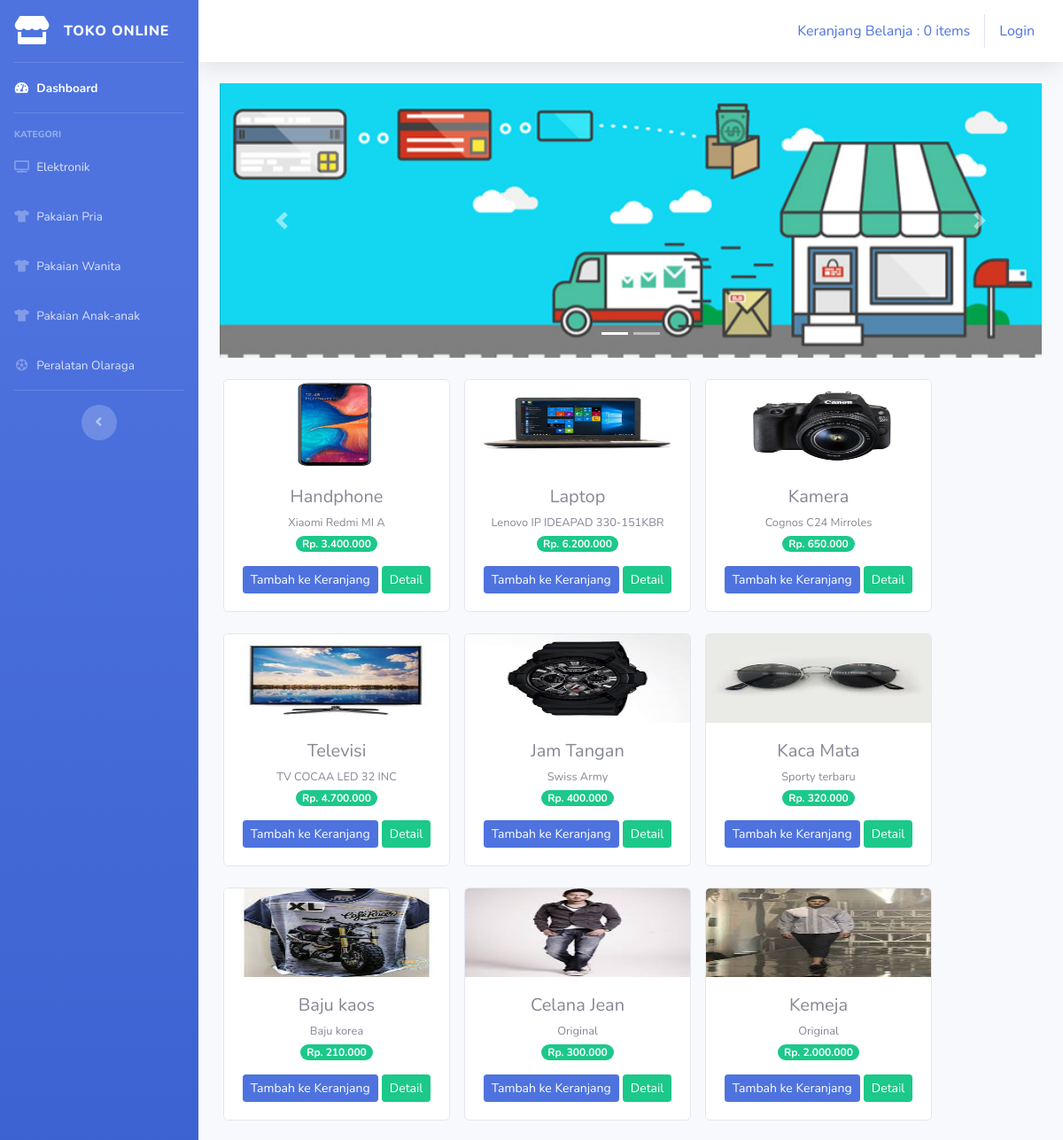
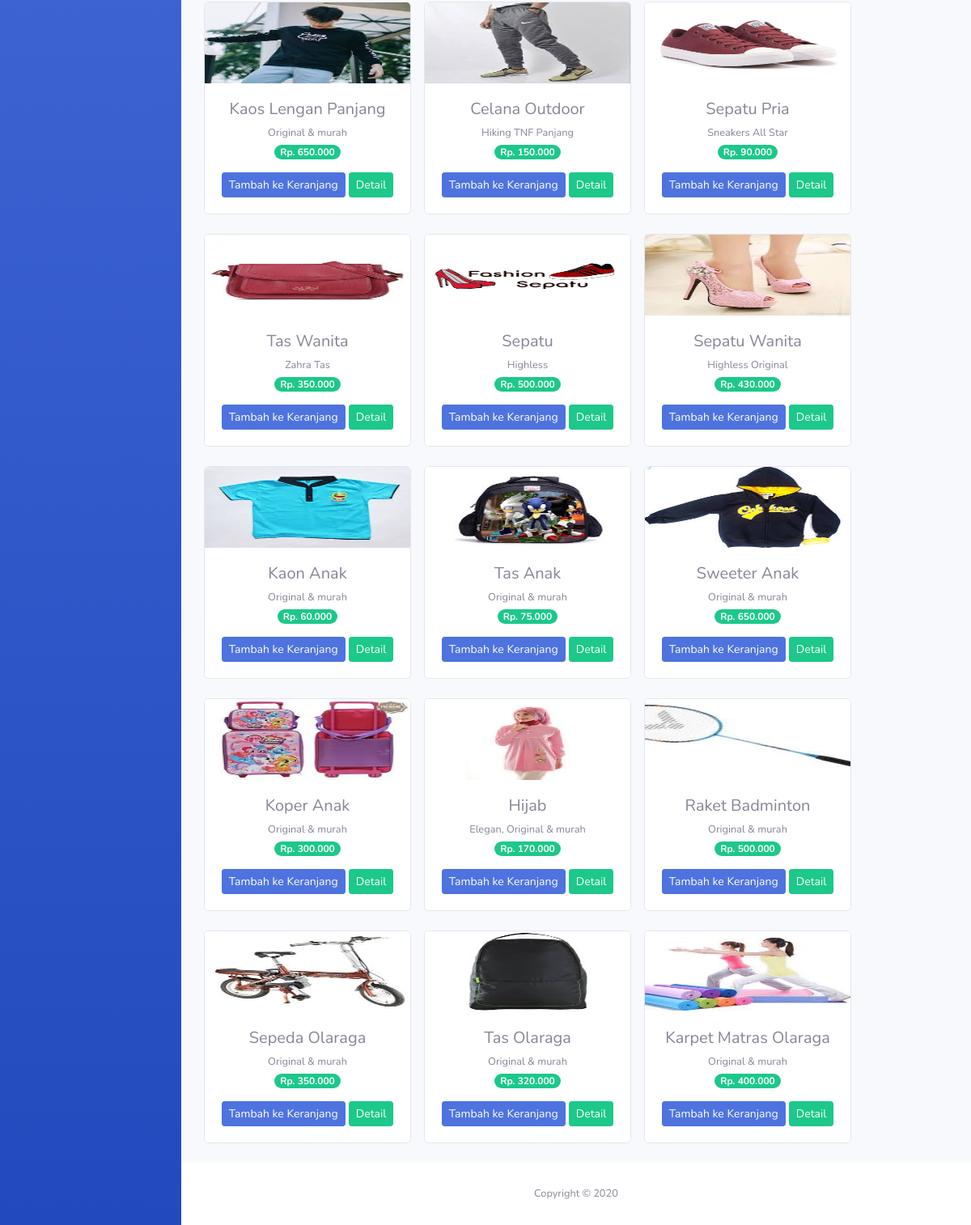
The page / on the database its author committed (2 pictures, top to bottom).
### tables this page shows
CREATE TABLE `tb_barang` (
  `id_brg` int(11) NOT NULL,
  `nama_brg` varchar(70) NOT NULL,
  `keterangan` varchar(200) NOT NULL,
  `kategori` varchar(50) NOT NULL,
  `harga` int(11) NOT NULL,
  `stok` int(4) NOT NULL,
  `gambar` text NOT NULL
);

### application/controllers/Welcome.php (called while the page is built, shortened)
<?php
class Welcome extends CI_Controller {
	public function index()
	{
        $data['barang'] = $this->model_barang->tampil_data()->result();
        $this->load->view('templates/header');
        $this->load->view('templates/sidebar');
        $this->load->view('dashboard', $data);
        $this->load->view('templates/footer');
    }
}

### index.php (called while the page is built, shortened)
<?php
require_once BASEPATH.'core/CodeIgniter.php';

### application/models/model_barang.php (called while the page is built, shortened)
<?php
class Model_barang extends CI_Model {
    public function tampil_data()
    {
        return $this->db->get('tb_barang');
    }
}

### application/views/dashboard.php (the view, shortened to what this page needs)
<div class="container-fluid">
    <div id="carouselExampleIndicators" class="carousel slide" data-ride="carousel">
    <ol class="carousel-indicators">
        <li data-target="#carouselExampleIndicators" data-slide-to="0" class="active"></li>
        <li data-target="#carouselExampleIndicators" data-slide-to="1"></li>
    </ol>
    <div class="carousel-inner">
        <div class="carousel-item active">
        <img src="<?= base_url('assets/img/slider/slider1.jpg'); ?>" class="d-block w-100" alt="...">
        </div>
    </div>
    <a class="carousel-control-prev" href="#carouselExampleIndicators" role="button" data-slide="prev">
        <span class="carousel-control-prev-icon" aria-hidden="true"></span>
    </a>
    <a class="carousel-control-next" href="#carouselExampleIndicators" role="button" data-slide="next">
        <span class="carousel-control-next-icon" aria-hidden="true"></span>
    </a>
    </div>
    <div class="row text-center mt-4">
        <?php foreach ($barang as $brg) :?>
            <div class="card ml-3 mb-4" style="width: 16rem;">
                <img src="<?= base_url().'assets/img/'.$brg->gambar ?>" class="card-img-top" width="50px" height="100px">
                <div class="card-body">
                    <h5 class="card-title mb-1"><?= $brg->nama_brg ?></h5>
                    <small><?= $brg->keterangan ?></small><br>
                    <span class="badge badge-pill badge-success mb-3">Rp. <?= number_format($brg->harga, 0, ',','.'); ?></span>
                    <?= anchor('dashboard/tambah_ke_keranjang/'.$brg->id_brg, '<div class="btn btn-sm btn-primary">Tambah ke Keranjang</div>'); ?>
                    <?= anchor('dashboard/detail/'.$brg->id_brg, '<div class="btn btn-sm btn-success">Detail</div>'); ?>
                </div>
                </div>
        <?php endforeach; ?>
    </div>
</div>

### application/views/templates/header.php (shortened to what this page needs)
<!DOCTYPE html>
<html lang="en">
<head>
  <link href="<?= base_url(); ?>assets/vendor/fontawesome-free/css/all.min.css" rel="stylesheet" type="text/css">
  <link href="<?= base_url(); ?>assets/css/sb-admin-2.min.css" rel="stylesheet">
</head>

### application/views/templates/sidebar.php (shortened to what this page needs)
<body id="page-top">
  <div id="wrapper">
    <ul class="navbar-nav bg-gradient-primary sidebar sidebar-dark accordion" id="accordionSidebar">
      <a class="sidebar-brand d-flex align-items-center justify-content-center" href="#">
        <div class="sidebar-brand-icon">
          <i class="fas fa-store"></i>
        </div>
        <div class="sidebar-brand-text mx-3">TOKO ONLINE</div>
      </a>
      <hr class="sidebar-divider my-0">
      <li class="nav-item active">
        <a class="nav-link" href="<?= base_url('welcome') ?>">
          <i class="fas fa-fw fa-tachometer-alt"></i>
          <span>Dashboard</span></a>
      </li>
      <hr class="sidebar-divider">
      <div class="sidebar-heading">
       KATEGORI
      </div>
      <li class="nav-item">
        <a class="nav-link" href="<?= base_url('kategori/elektronik') ?>">
          <i class="fas fa-fw fa-tv"></i>
          <span>Elektronik</span></a>
      </li>
      <li class="nav-item">
        <a class="nav-link" href="<?= base_url('kategori/pakaian_pria') ?>">
          <i class="fas fa-fw fa-tshirt"></i>
          <span>Pakaian Pria</span></a>
      </li>
      <li class="nav-item">
        <a class="nav-link" href="<?= base_url('kategori/pakaian_wanita') ?>">
          <i class="fas fa-fw fa-tshirt"></i>
          <span>Pakaian Wanita</span></a>
      </li>
      <li class="nav-item">
        <a class="nav-link" href="<?= base_url('kategori/pakaian_anak') ?>">
          <i class="fas fa-fw fa-tshirt"></i>
          <span>Pakaian Anak-anak</span></a>
      </li>
      <li class="nav-item">
        <a class="nav-link" href="<?= base_url('kategori/peralatan_olaraga') ?>">
          <i class="fas fa-fw fa-futbol"></i>
          <span>Peralatan Olaraga</span></a>
      </li>
      <hr class="sidebar-divider d-none d-md-block">
      <div class="text-center d-none d-md-inline">
        <button class="rounded-circle border-0" id="sidebarToggle"></button>
      </div>
    </ul>
    <div id="content-wrapper" class="d-flex flex-column">
      <div id="content">
        <nav class="navbar navbar-expand navbar-light bg-white topbar mb-4 static-top shadow">
          <ul class="navbar-nav ml-auto">
            <div class="navbar">
              <ul class="nav navbar-nav nav-right">
                <li>
                  <?php $keranjang = 'Keranjang Belanja : '.$this->cart->total_items(). ' items'
                  ?>
                  <?= anchor('dashboard/detail_keranjang', $keranjang)  ?>
                </li>
              </ul>
              <ul class="nav navbar-nav navbar-right">
              <?php if ($this->session->userdata('username')) { ?>
                <li><div>Selamat Datang <?= $this->session->userdata('username') ?></div></li>
                <li class="ml-2"><?= anchor('auth/logout', 'Logout')  ?></li>
              <?php } else { ?>
              <li><?= anchor('auth/login','Login') ?></li>
              <?php } ?>
            </div>
            </ul>
        </nav>

### application/views/templates/footer.php (shortened to what this page needs)
      <footer class="sticky-footer bg-white">
        <div class="container my-auto">
          <div class="copyright text-center my-auto">
            <span>Copyright &copy; <?= date('Y') ?></span>
          </div>
        </div>
      </footer>
    </div>
  </div>
</body>
</html>

### rows shown on the page
tb_barang: gambar (picture), nama_brg "Handphone", keterangan "Xiaomi Redmi MI A", harga "3.400.000", id_brg "Tambah ke Keranjang", id_brg "Detail"
tb_barang: gambar (picture), nama_brg "Laptop", keterangan "Lenovo IP IDEAPAD 330-151KBR", harga "6.200.000", id_brg "Tambah ke Keranjang", id_brg "Detail"
tb_barang: gambar (picture), nama_brg "Kamera", keterangan "Cognos C24 Mirroles", harga "650.000", id_brg "Tambah ke Keranjang", id_brg "Detail"
tb_barang: gambar (picture), nama_brg "Televisi", keterangan "TV COCAA LED 32 INC", harga "4.700.000", id_brg "Tambah ke Keranjang", id_brg "Detail"
tb_barang: gambar (picture), nama_brg "Jam Tangan", keterangan "Swiss Army", harga "400.000", id_brg "Tambah ke Keranjang", id_brg "Detail"
tb_barang: gambar (picture), nama_brg "Kaca Mata", keterangan "Sporty terbaru", harga "320.000", id_brg "Tambah ke Keranjang", id_brg "Detail"
tb_barang: gambar (picture), nama_brg "Baju kaos", keterangan "Baju korea", harga "210.000", id_brg "Tambah ke Keranjang", id_brg "Detail"
tb_barang: gambar (picture), nama_brg "Celana Jean", keterangan "Original", harga "300.000", id_brg "Tambah ke Keranjang", id_brg "Detail"
tb_barang: gambar (picture), nama_brg "Kemeja", keterangan "Original", harga "2.000.000", id_brg "Tambah ke Keranjang", id_brg "Detail"
tb_barang: gambar (picture), nama_brg "Kaos Lengan Panjang", keterangan "Original & murah", harga "650.000", id_brg "Tambah ke Keranjang", id_brg "Detail"
tb_barang: gambar (picture), nama_brg "Celana Outdoor", keterangan "Hiking TNF Panjang", harga "150.000", id_brg "Tambah ke Keranjang", id_brg "Detail"
tb_barang: gambar (picture), nama_brg "Sepatu Pria", keterangan "Sneakers All Star", harga "90.000", id_brg "Tambah ke Keranjang", id_brg "Detail"
tb_barang: gambar (picture), nama_brg "Tas Wanita", keterangan "Zahra Tas", harga "350.000", id_brg "Tambah ke Keranjang", id_brg "Detail"
tb_barang: gambar (picture), nama_brg "Sepatu", keterangan "Highless", harga "500.000", id_brg "Tambah ke Keranjang", id_brg "Detail"
tb_barang: gambar (picture), nama_brg "Sepatu Wanita", keterangan "Highless Original", harga "430.000", id_brg "Tambah ke Keranjang", id_brg "Detail"
tb_barang: gambar (picture), nama_brg "Kaon Anak", keterangan "Original & murah", harga "60.000", id_brg "Tambah ke Keranjang", id_brg "Detail"
tb_barang: gambar (picture), nama_brg "Tas Anak", keterangan "Original & murah", harga "75.000", id_brg "Tambah ke Keranjang", id_brg "Detail"
tb_barang: gambar (picture), nama_brg "Sweeter Anak", keterangan "Original & murah", harga "650.000", id_brg "Tambah ke Keranjang", id_brg "Detail"
tb_barang: gambar (picture), nama_brg "Koper Anak", keterangan "Original & murah", harga "300.000", id_brg "Tambah ke Keranjang", id_brg "Detail"
tb_barang: gambar (picture), nama_brg "Hijab", keterangan "Elegan, Original & murah", harga "170.000", id_brg "Tambah ke Keranjang", id_brg "Detail"
tb_barang: gambar (picture), nama_brg "Raket Badminton", keterangan "Original & murah", harga "500.000", id_brg "Tambah ke Keranjang", id_brg "Detail"
tb_barang: gambar (picture), nama_brg "Sepeda Olaraga", keterangan "Original & murah", harga "350.000", id_brg "Tambah ke Keranjang", id_brg "Detail"
tb_barang: gambar (picture), nama_brg "Tas Olaraga", keterangan "Original & murah", harga "320.000", id_brg "Tambah ke Keranjang", id_brg "Detail"
tb_barang: gambar (picture), nama_brg "Karpet Matras Olaraga", keterangan "Original & murah", harga "400.000", id_brg "Tambah ke Keranjang", id_brg "Detail"

### other values the page prints
anchor('dashboard/detail_keranjang', $keranjang) "Keranjang Belanja : 0 items"
anchor('auth/login','Login') "Login"
